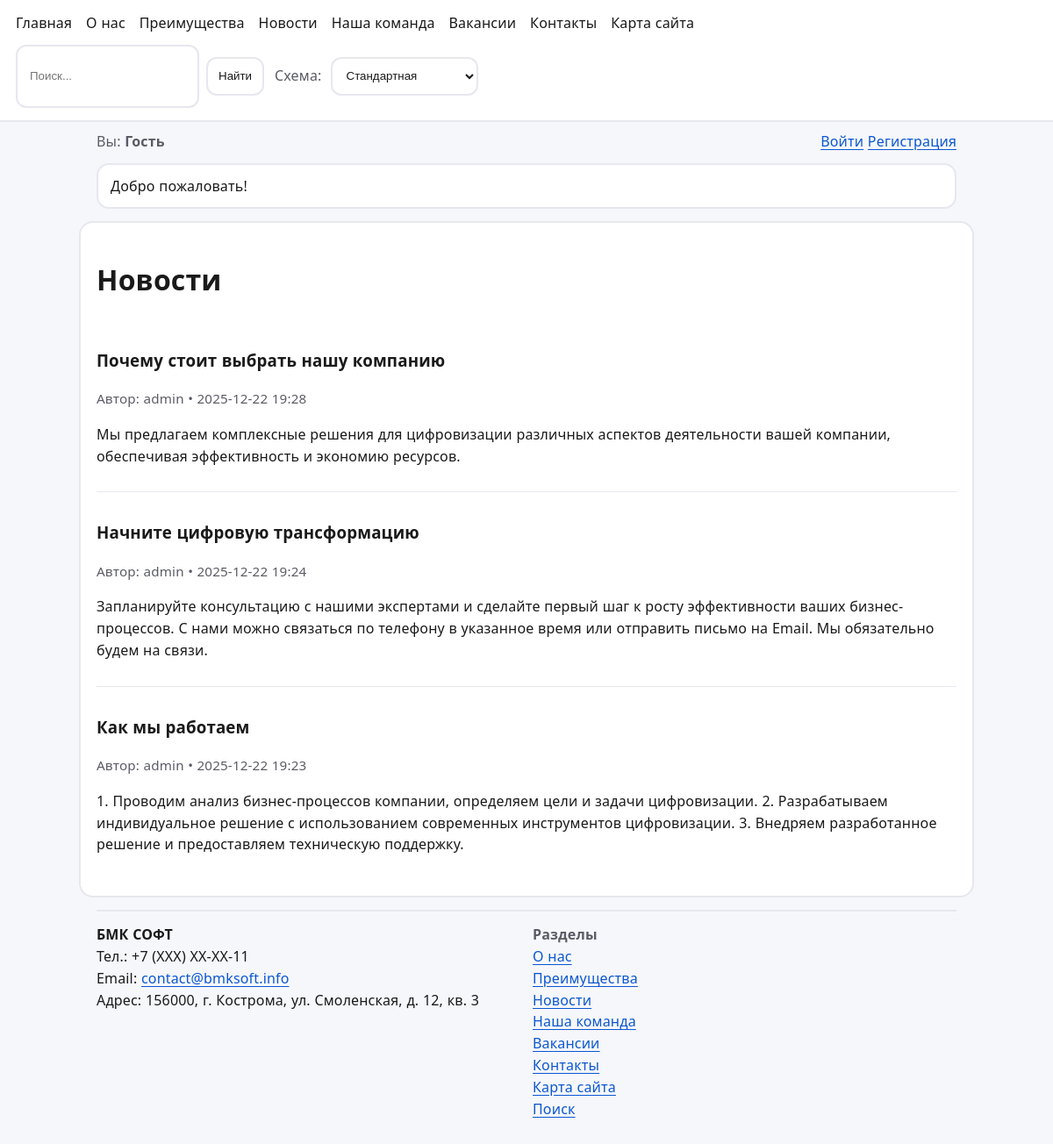
Page /news/ on the committed database.
### core/models.py (models this page shows, shortened)
class Banner(models.Model):
    text = models.CharField(max_length=255)
    href = models.CharField(max_length=255, default="/")
    enabled = models.BooleanField(default=True)
    order = models.PositiveIntegerField(default=0)
    class Meta:
        ordering = ["order", "id"]

class ContactInfo(models.Model):
    org = models.CharField(max_length=255, default="Demo Org")
    phone = models.CharField(max_length=64, default="+7 (000) 000-00-00")
    email = models.EmailField(default="info@example.com")
    address = models.CharField(max_length=255, default="Россия, Москва, ул. Пример, 1")

### news/models.py (models this page shows, shortened)
class NewsPost(models.Model):
    title = models.CharField(max_length=200)
    body = models.TextField()
    author = models.ForeignKey(User, on_delete=models.SET_NULL, null=True, blank=True)
    created_at = models.DateTimeField(auto_now_add=True)
    class Meta: ordering = ["-created_at"]

### news/views.py (the view)
# urls.py: path("", views.news_list, name="list"),
def news_list(request):
    return render(request, "news/list.html", {"posts": NewsPost.objects.all()[:50]})

### core/context_processors.py (called while the page is built)
def site_settings(request):
    return {"banners": Banner.objects.filter(enabled=True)[:3], "contact_info": ContactInfo.objects.first()}

def breadcrumbs(request):
    return {'breadcrumbs': get_breadcrumbs(request)}

### templates/news/list.html (shortened to what this page needs)
{% extends "base.html" %}
{% block content %}
<h1>Новости</h1>
{% for p in posts %}
  <article class="news-item">
    <h3>{{ p.title }}</h3>
    <div class="meta">Автор: {{ p.author|default:"—" }} • {{ p.created_at|date:"Y-m-d H:i" }}</div>
    <p>{{ p.body }}</p>
  </article>
{% empty %}
  <p>Пока нет новостей.</p>
{% endfor %}
{% endblock %}

### templates/base.html (shortened to what this page needs)
<!doctype html>
<html lang="ru">
<head>
  <link rel="stylesheet" href="/static/style.css" />
</head>
<body>
  <header class="top" role="banner">
    <nav class="nav" aria-label="Навигация">
      <a href="{% url 'home' %}">Главная</a>
      <a href="{% url 'about_us' %}">О нас</a>
	  <a href="{% url 'advantages' %}">Преимущества</a>
	  <a href="{% url 'news:list' %}">Новости</a>
      <a href="{% url 'team' %}">Наша команда</a>
      <a href="{% url 'vacancies' %}">Вакансии</a>
      <a href="{% url 'contact' %}">Контакты</a>
      <a href="{% url 'sitemap' %}">Карта сайта</a>
    </nav>
    <div class="right">
      <form class="search-mini" action="{% url 'search' %}" method="get" role="search" aria-label="Поиск по сайту">
        <input name="q" value="{{ q|default:'' }}" placeholder="Поиск..." />
        <button type="submit">Найти</button>
      </form>
      <div class="theme" aria-label="Цветовая схема">
        <label for="themeSelect" class="theme__label">Схема:</label>
        <select id="themeSelect" class="theme__select">
          <option value="standard">Стандартная</option>
        </select>
      </div>
    </div>
  </header>
  <div class="subbar">
    <div class="who">
      {% if user.is_authenticated %}
        Вы: <b>{{ user.username }}</b>
        {% if user.is_staff %}
          <a class="btn" href="/admin/">Администратор</a>
        {% endif %}
      {% else %}
        Вы: <b>Гость</b>
      {% endif %}
    </div>
    <div class="auth">
      {% if user.is_authenticated %}
        <a href="{% url 'profile' %}">Профиль</a>
        <a href="{% url 'logout' %}">Выйти</a>
      {% else %}
        <a href="{% url 'login' %}">Войти</a>
        <a href="{% url 'register' %}">Регистрация</a>
      {% endif %}
    </div>
  </div>
  {% if banners %}
    <div class="banners" aria-label="Баннеры">
      {% for b in banners %}
        <a class="banner" href="{{ b.href }}">{{ b.text }}</a>
      {% endfor %}
    </div>
  {% endif %}
  <main id="content" class="card" role="main">
    {% block content %}{% endblock %}
  </main>
  <footer class="footer" role="contentinfo">
    <div class="footer-grid">
      <div class="contacts-widget" aria-label="Контакты">
        {% if contact_info %}
          <div><b>{{ contact_info.org }}</b></div>
          <div>Тел.: {{ contact_info.phone }}</div>
          <div>Email: <a href="mailto:{{ contact_info.email }}">{{ contact_info.email }}</a></div>
          <div>Адрес: {{ contact_info.address }}</div>
        {% else %}
          <div class="muted">Контакты не настроены.</div>
        {% endif %}
      </div>
      <div class="muted">
        <div><b>Разделы</b></div>
        <div><a href="{% url 'about_us' %}">О нас</a></div>
		<div><a href="{% url 'advantages' %}">Преимущества</a></div>
		<div><a href="{% url 'news:list' %}">Новости</a></div>
		<div><a href="{% url 'team' %}">Наша команда</a></div>
		<div><a href="{% url 'vacancies' %}">Вакансии</a></div>
		<div><a href="{% url 'contact' %}">Контакты</a></div>
		<div><a href="{% url 'sitemap' %}">Карта сайта</a></div>
		<div><a href="{% url 'search' %}">Поиск</a></div>
      </div>
    </div>
  </footer>
</body>
</html>

### static/style.css (style rules this page uses)
:root { --bg:#f6f7fb;--fg:#1a1a1a;--card:#fff;--border:#e7e7ef;--link:#0b57d0;--muted:#5b5b66;--focus:#ffbf47;--base-font:16px;--line:1.55;--letter:.01em;--word:.02em }
html { font-size:var(--base-font) }
body { font-family:system-ui,-apple-system,Segoe UI,Roboto,Arial,sans-serif;margin:0;background:var(--bg);color:var(--fg);line-height:var(--line);letter-spacing:var(--letter);word-spacing:var(--word) }
a { color:var(--link);text-underline-offset:.18em }
.top { display:flex;flex-wrap:wrap;gap:12px 16px;align-items:center;justify-content:space-between;padding:14px 18px;background:var(--card);border-bottom:2px solid var(--border) }
.nav { display:flex;gap:16px;flex-wrap:wrap }
.nav a { text-decoration:none;color:var(--fg) }
.right { display:flex;gap:12px;flex-wrap:wrap;align-items:center }
.theme { display:flex;gap:10px;align-items:center }
.theme__label { color:var(--muted) }
.theme__select { padding:10px 12px;border:2px solid var(--border);border-radius:12px;background:var(--card);color:var(--fg);min-height:44px }
.subbar { max-width:980px;margin:10px auto 0;padding:0 18px;display:flex;justify-content:space-between;gap:12px;color:var(--muted) }
.card { max-width:980px;margin:14px auto;padding:18px;background:var(--card);border:2px solid var(--border);border-radius:16px }
.banners { max-width:980px;margin:12px auto 0;padding:0 18px;display:grid;gap:10px }
.banner { display:block;padding:12px 14px;border:2px solid var(--border);border-radius:14px;background:var(--card);color:var(--fg);text-decoration:none }
label { display:grid;gap:8px }
input,textarea,select { width:100%;padding:12px 14px;border:2px solid var(--border);border-radius:12px;background:var(--card);color:var(--fg);min-height:44px }
button,.btn { display:inline-block;padding:12px 16px;border:2px solid var(--border);border-radius:12px;background:var(--card);color:var(--fg);cursor:pointer;text-decoration:none;min-height:44px }
.muted { color:var(--muted) }
.news-item { padding:12px 0;border-bottom:1px solid var(--border) }
.news-item:last-child { border-bottom:0 }
.meta { color:var(--muted);font-size:.95em;margin-bottom:6px }
.search-mini { display:flex;gap:8px;align-items:center }
.search-mini input { max-width:220px }
.search-mini button { padding:10px 12px;min-height:44px }
.footer { max-width:980px;margin:0 auto 30px;padding:0 18px }
.footer-grid { display:grid;grid-template-columns:repeat(auto-fit,minmax(240px,1fr));gap:14px;border-top:2px solid var(--border);padding-top:14px;margin-top:14px }

### rows in the picture
Banner: text "Добро пожаловать!"
NewsPost: title "Почему стоит выбрать нашу компанию", author "admin", created_at "2025-12-22 19:28", body "Мы предлагаем комплексные решения для цифровизации различных аспектов деятельности вашей компании, обеспечивая эффективность и экономию ресурсов."
NewsPost: title "Начните цифровую трансформацию", author "admin", created_at "2025-12-22 19:24", body "Запланируйте консультацию с нашими экспертами и сделайте первый шаг к росту эффективности ваших бизнес-процессов. С нами можно связаться по телефону в указанное время или отправить письмо на Email. Мы обязательно будем на связи."
NewsPost: title "Как мы работаем", author "admin", created_at "2025-12-22 19:23", body "1. Проводим анализ бизнес-процессов компании, определяем цели и задачи цифровизации. 2. Разрабатываем индивидуальное решение с использованием современных инструментов цифровизации. 3. Внедряем разработанное решение и предоставляем техническую поддержку."
ContactInfo: org "БМК СОФТ", phone "+7 (ХХХ) ХХ-ХХ-11", email "contact@bmksoft.info", address "156000, г. Кострома, ул. Смоленская, д. 12, кв. 3"
